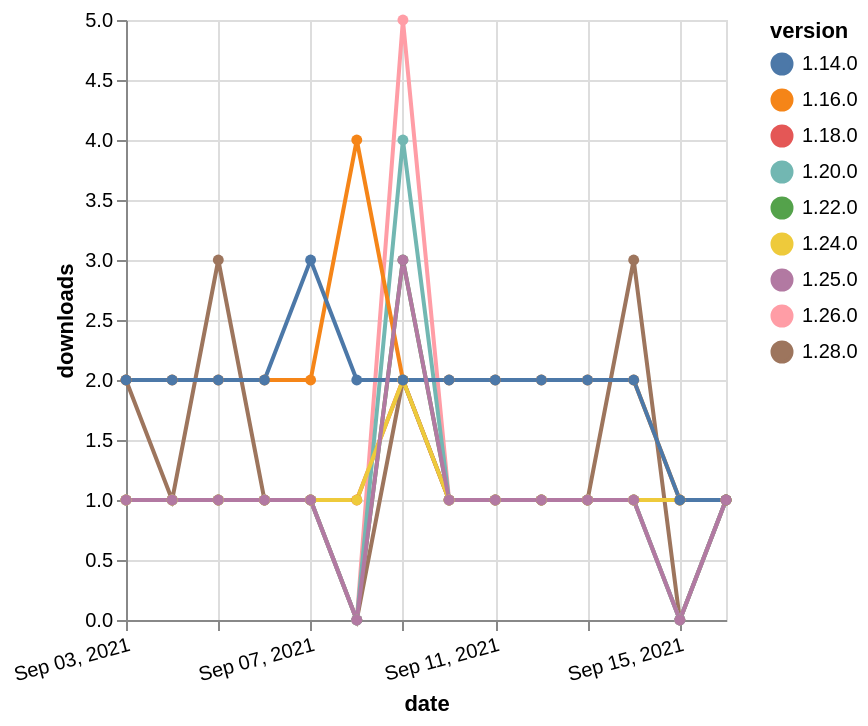

Source (Vega-Lite JSON):
### Vega-Lite specification from a JSON file in a GitHub repository (floating-point values rounded to 4 significant figures)
{"$schema": "https://vega.github.io/schema/vega-lite/v5.json", "description": "A simple bar chart with embedded data.", "data": {"values": [{"date": "2021-09-03", "total": 219, "delta": 1, "version": "1.18.0"}, {"date": "2021-09-04", "total": 220, "delta": 1, "version": "1.18.0"}, {"date": "2021-09-05", "total": 221, "delta": 1, "version": "1.18.0"}, {"date": "2021-09-06", "total": 222, "delta": 1, "version": "1.18.0"}, {"date": "2021-09-07", "total": 223, "delta": 1, "version": "1.18.0"}, {"date": "2021-09-08", "total": 224, "delta": 1, "version": "1.18.0"}, {"date": "2021-09-09", "total": 226, "delta": 2, "version": "1.18.0"}, {"date": "2021-09-10", "total": 227, "delta": 1, "version": "1.18.0"}, {"date": "2021-09-11", "total": 228, "delta": 1, "version": "1.18.0"}, {"date": "2021-09-12", "total": 229, "delta": 1, "version": "1.18.0"}, {"date": "2021-09-13", "total": 230, "delta": 1, "version": "1.18.0"}, {"date": "2021-09-14", "total": 231, "delta": 1, "version": "1.18.0"}, {"date": "2021-09-15", "total": 232, "delta": 1, "version": "1.18.0"}, {"date": "2021-09-16", "total": 233, "delta": 1, "version": "1.18.0"}, {"date": "2021-09-03", "total": 172, "delta": 1, "version": "1.22.0"}, {"date": "2021-09-04", "total": 173, "delta": 1, "version": "1.22.0"}, {"date": "2021-09-05", "total": 174, "delta": 1, "version": "1.22.0"}, {"date": "2021-09-06", "total": 175, "delta": 1, "version": "1.22.0"}, {"date": "2021-09-07", "total": 176, "delta": 1, "version": "1.22.0"}, {"date": "2021-09-08", "total": 176, "delta": 0, "version": "1.22.0"}, {"date": "2021-09-09", "total": 179, "delta": 3, "version": "1.22.0"}, {"date": "2021-09-10", "total": 180, "delta": 1, "version": "1.22.0"}, {"date": "2021-09-11", "total": 181, "delta": 1, "version": "1.22.0"}, {"date": "2021-09-12", "total": 182, "delta": 1, "version": "1.22.0"}, {"date": "2021-09-13", "total": 183, "delta": 1, "version": "1.22.0"}, {"date": "2021-09-14", "total": 184, "delta": 1, "version": "1.22.0"}, {"date": "2021-09-15", "total": 184, "delta": 0, "version": "1.22.0"}, {"date": "2021-09-16", "total": 185, "delta": 1, "version": "1.22.0"}, {"date": "2021-09-03", "total": 120, "delta": 2, "version": "1.28.0"}, {"date": "2021-09-04", "total": 121, "delta": 1, "version": "1.28.0"}, {"date": "2021-09-05", "total": 124, "delta": 3, "version": "1.28.0"}, {"date": "2021-09-06", "total": 125, "delta": 1, "version": "1.28.0"}, {"date": "2021-09-07", "total": 126, "delta": 1, "version": "1.28.0"}, {"date": "2021-09-08", "total": 126, "delta": 0, "version": "1.28.0"}, {"date": "2021-09-09", "total": 128, "delta": 2, "version": "1.28.0"}, {"date": "2021-09-10", "total": 129, "delta": 1, "version": "1.28.0"}, {"date": "2021-09-11", "total": 130, "delta": 1, "version": "1.28.0"}, {"date": "2021-09-12", "total": 131, "delta": 1, "version": "1.28.0"}, {"date": "2021-09-13", "total": 132, "delta": 1, "version": "1.28.0"}, {"date": "2021-09-14", "total": 135, "delta": 3, "version": "1.28.0"}, {"date": "2021-09-15", "total": 135, "delta": 0, "version": "1.28.0"}, {"date": "2021-09-16", "total": 136, "delta": 1, "version": "1.28.0"}, {"date": "2021-09-03", "total": 228, "delta": 1, "version": "1.26.0"}, {"date": "2021-09-04", "total": 229, "delta": 1, "version": "1.26.0"}, {"date": "2021-09-05", "total": 230, "delta": 1, "version": "1.26.0"}, {"date": "2021-09-06", "total": 231, "delta": 1, "version": "1.26.0"}, {"date": "2021-09-07", "total": 232, "delta": 1, "version": "1.26.0"}, {"date": "2021-09-08", "total": 232, "delta": 0, "version": "1.26.0"}, {"date": "2021-09-09", "total": 237, "delta": 5, "version": "1.26.0"}, {"date": "2021-09-10", "total": 238, "delta": 1, "version": "1.26.0"}, {"date": "2021-09-11", "total": 239, "delta": 1, "version": "1.26.0"}, {"date": "2021-09-12", "total": 240, "delta": 1, "version": "1.26.0"}, {"date": "2021-09-13", "total": 241, "delta": 1, "version": "1.26.0"}, {"date": "2021-09-14", "total": 242, "delta": 1, "version": "1.26.0"}, {"date": "2021-09-15", "total": 242, "delta": 0, "version": "1.26.0"}, {"date": "2021-09-16", "total": 243, "delta": 1, "version": "1.26.0"}, {"date": "2021-09-03", "total": 298, "delta": 1, "version": "1.20.0"}, {"date": "2021-09-04", "total": 299, "delta": 1, "version": "1.20.0"}, {"date": "2021-09-05", "total": 300, "delta": 1, "version": "1.20.0"}, {"date": "2021-09-06", "total": 301, "delta": 1, "version": "1.20.0"}, {"date": "2021-09-07", "total": 302, "delta": 1, "version": "1.20.0"}, {"date": "2021-09-08", "total": 302, "delta": 0, "version": "1.20.0"}, {"date": "2021-09-09", "total": 306, "delta": 4, "version": "1.20.0"}, {"date": "2021-09-10", "total": 307, "delta": 1, "version": "1.20.0"}, {"date": "2021-09-11", "total": 308, "delta": 1, "version": "1.20.0"}, {"date": "2021-09-12", "total": 309, "delta": 1, "version": "1.20.0"}, {"date": "2021-09-13", "total": 310, "delta": 1, "version": "1.20.0"}, {"date": "2021-09-14", "total": 311, "delta": 1, "version": "1.20.0"}, {"date": "2021-09-15", "total": 311, "delta": 0, "version": "1.20.0"}, {"date": "2021-09-16", "total": 312, "delta": 1, "version": "1.20.0"}, {"date": "2021-09-03", "total": 2448, "delta": 2, "version": "1.16.0"}, {"date": "2021-09-04", "total": 2450, "delta": 2, "version": "1.16.0"}, {"date": "2021-09-05", "total": 2452, "delta": 2, "version": "1.16.0"}, {"date": "2021-09-06", "total": 2454, "delta": 2, "version": "1.16.0"}, {"date": "2021-09-07", "total": 2456, "delta": 2, "version": "1.16.0"}, {"date": "2021-09-08", "total": 2460, "delta": 4, "version": "1.16.0"}, {"date": "2021-09-09", "total": 2462, "delta": 2, "version": "1.16.0"}, {"date": "2021-09-10", "total": 2464, "delta": 2, "version": "1.16.0"}, {"date": "2021-09-11", "total": 2466, "delta": 2, "version": "1.16.0"}, {"date": "2021-09-12", "total": 2468, "delta": 2, "version": "1.16.0"}, {"date": "2021-09-13", "total": 2470, "delta": 2, "version": "1.16.0"}, {"date": "2021-09-14", "total": 2472, "delta": 2, "version": "1.16.0"}, {"date": "2021-09-15", "total": 2473, "delta": 1, "version": "1.16.0"}, {"date": "2021-09-16", "total": 2474, "delta": 1, "version": "1.16.0"}, {"date": "2021-09-03", "total": 143, "delta": 1, "version": "1.24.0"}, {"date": "2021-09-04", "total": 144, "delta": 1, "version": "1.24.0"}, {"date": "2021-09-05", "total": 145, "delta": 1, "version": "1.24.0"}, {"date": "2021-09-06", "total": 146, "delta": 1, "version": "1.24.0"}, {"date": "2021-09-07", "total": 147, "delta": 1, "version": "1.24.0"}, {"date": "2021-09-08", "total": 148, "delta": 1, "version": "1.24.0"}, {"date": "2021-09-09", "total": 150, "delta": 2, "version": "1.24.0"}, {"date": "2021-09-10", "total": 151, "delta": 1, "version": "1.24.0"}, {"date": "2021-09-11", "total": 152, "delta": 1, "version": "1.24.0"}, {"date": "2021-09-12", "total": 153, "delta": 1, "version": "1.24.0"}, {"date": "2021-09-13", "total": 154, "delta": 1, "version": "1.24.0"}, {"date": "2021-09-14", "total": 155, "delta": 1, "version": "1.24.0"}, {"date": "2021-09-15", "total": 156, "delta": 1, "version": "1.24.0"}, {"date": "2021-09-16", "total": 157, "delta": 1, "version": "1.24.0"}, {"date": "2021-09-03", "total": 2357, "delta": 2, "version": "1.14.0"}, {"date": "2021-09-04", "total": 2359, "delta": 2, "version": "1.14.0"}, {"date": "2021-09-05", "total": 2361, "delta": 2, "version": "1.14.0"}, {"date": "2021-09-06", "total": 2363, "delta": 2, "version": "1.14.0"}, {"date": "2021-09-07", "total": 2366, "delta": 3, "version": "1.14.0"}, {"date": "2021-09-08", "total": 2368, "delta": 2, "version": "1.14.0"}, {"date": "2021-09-09", "total": 2370, "delta": 2, "version": "1.14.0"}, {"date": "2021-09-10", "total": 2372, "delta": 2, "version": "1.14.0"}, {"date": "2021-09-11", "total": 2374, "delta": 2, "version": "1.14.0"}, {"date": "2021-09-12", "total": 2376, "delta": 2, "version": "1.14.0"}, {"date": "2021-09-13", "total": 2378, "delta": 2, "version": "1.14.0"}, {"date": "2021-09-14", "total": 2380, "delta": 2, "version": "1.14.0"}, {"date": "2021-09-15", "total": 2381, "delta": 1, "version": "1.14.0"}, {"date": "2021-09-16", "total": 2382, "delta": 1, "version": "1.14.0"}, {"date": "2021-09-03", "total": 137, "delta": 1, "version": "1.25.0"}, {"date": "2021-09-04", "total": 138, "delta": 1, "version": "1.25.0"}, {"date": "2021-09-05", "total": 139, "delta": 1, "version": "1.25.0"}, {"date": "2021-09-06", "total": 140, "delta": 1, "version": "1.25.0"}, {"date": "2021-09-07", "total": 141, "delta": 1, "version": "1.25.0"}, {"date": "2021-09-08", "total": 141, "delta": 0, "version": "1.25.0"}, {"date": "2021-09-09", "total": 144, "delta": 3, "version": "1.25.0"}, {"date": "2021-09-10", "total": 145, "delta": 1, "version": "1.25.0"}, {"date": "2021-09-11", "total": 146, "delta": 1, "version": "1.25.0"}, {"date": "2021-09-12", "total": 147, "delta": 1, "version": "1.25.0"}, {"date": "2021-09-13", "total": 148, "delta": 1, "version": "1.25.0"}, {"date": "2021-09-14", "total": 149, "delta": 1, "version": "1.25.0"}, {"date": "2021-09-15", "total": 149, "delta": 0, "version": "1.25.0"}, {"date": "2021-09-16", "total": 150, "delta": 1, "version": "1.25.0"}]}, "width": "container", "mark": {"type": "line", "point": {"filled": true}}, "encoding": {"x": {"field": "date", "type": "temporal", "timeUnit": "yearmonthdate", "title": "date", "axis": {"labelAngle": -15}}, "y": {"field": "delta", "type": "quantitative", "title": "downloads"}, "color": {"field": "version", "type": "nominal"}, "tooltip": {"field": "delta"}}}
